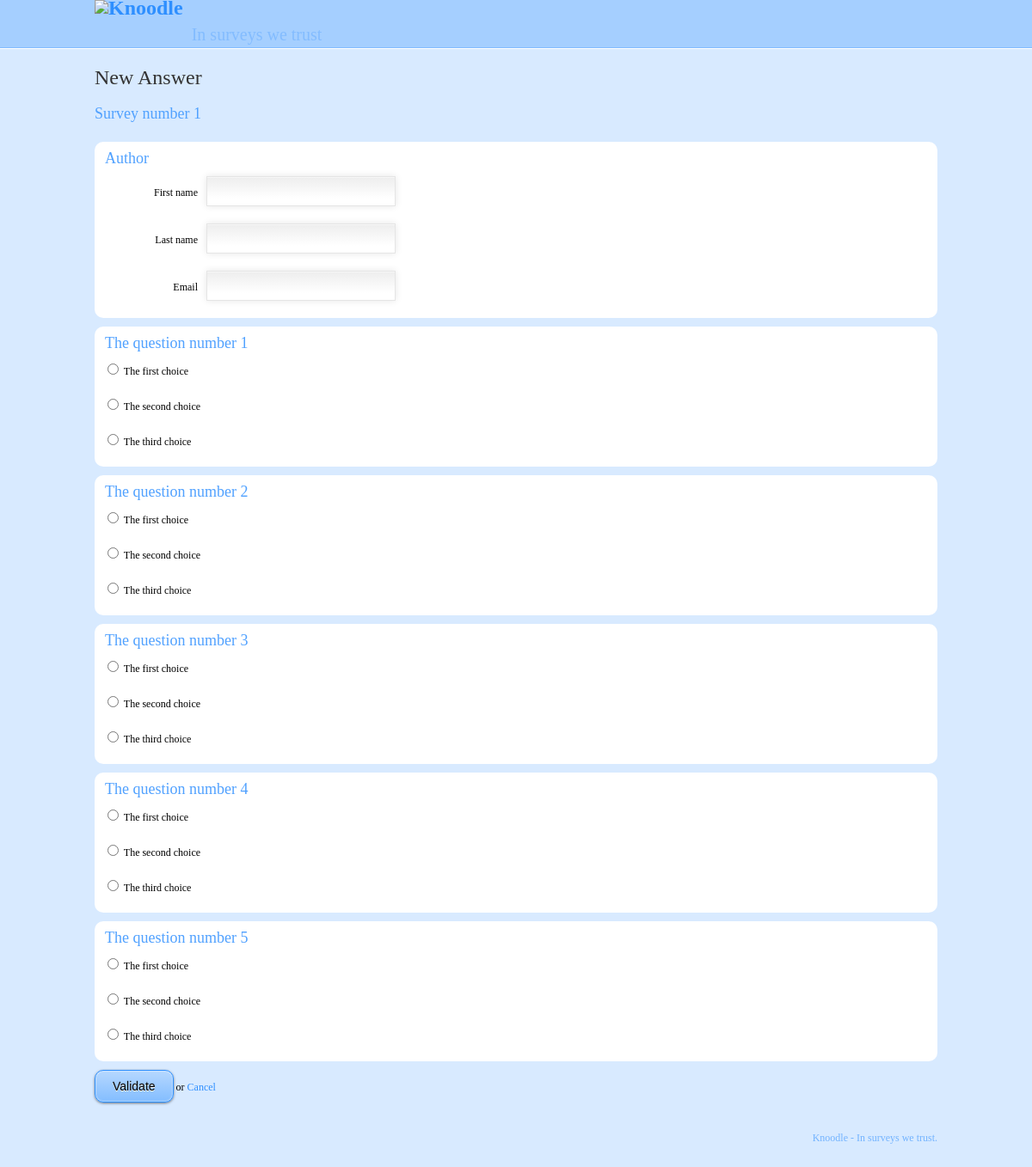
Page /answer.php?id=1 on the committed database.
### tables this page shows
CREATE TABLE survey (id INTEGER  PRIMARY KEY NOT NULL, name TEXT NOT NULL, author_first_name TEXT NOT NULL, author_last_name TEXT NOT NULL, author_email TEXT NOT NULL, created_at DATETIME NOT NULL);

CREATE TABLE question (id INTEGER PRIMARY KEY NOT NULL, survey_id INTEGER DEFAULT NULL, sentence TEXT NOT NULL, first_choice TEXT NOT NULL, second_choice TEXT NOT NULL, third_choice TEXT NOT NULL);

### answer.php (the view, shortened to what this page needs)
<?php
include 'header.php';
$survey = $pdo->query('SELECT * FROM survey WHERE id = ' . $_GET['id'])->fetch();
$questions = $pdo->query('SELECT * FROM question WHERE survey_id = ' . $_GET['id'])->fetchAll();
?>
<div id="answer-new">
    <h3>New Answer</h3>
    <h4><?php echo $survey['name'] ?></h4>
    <form action="" method="post">
        <fieldset class="author">
            <legend><h4>Author</h4></legend>
            <div class="question">
                <input type="text" name="author_first_name" />
                <label for="author_first_name">First name</label>
            </div>
            <div class="question">
                <input type="text" name="author_last_name" />
                <label for="author_last_name">Last name</label>
            </div>
            <div class="question">
                <input type="text" name="author_email" />
                <label for="author_email">Email</label>
            </div>
        </fieldset>
        <?php foreach ($questions as $question): ?>
        <fieldset>
            <legend><h4><?php echo $question['sentence'] ?></h4></legend>
            <div class="question">
                <input type="radio" id="question_<?php echo $question['id'] ?>_first_choice" name="question_<?php echo $question['id'] ?>" value="1">
                <label for="question_<?php echo $question['id'] ?>_first_choice"><?php echo $question['first_choice'] ?></label>
            </div>
            <div class="question">
                <input type="radio" id="question_<?php echo $question['id'] ?>_second_choice" name="question_<?php echo $question['id'] ?>" value="2">
                <label for="question_<?php echo $question['id'] ?>_second_choice"><?php echo $question['second_choice'] ?></label>
            </div>
            <div class="question">
                <input type="radio" id="question_<?php echo $question['id'] ?>_third_choice" name="question_<?php echo $question['id'] ?>" value="3">
                <label for="question_<?php echo $question['id'] ?>_third_choice"><?php echo $question['third_choice'] ?></label>
            </div>
        </fieldset>
        <?php endforeach ?>
        <button type="submit" class="button">Validate</button>
        or
        <a href="survey.php?id=<?php echo $_GET['id'] ?>">Cancel</a>
    </form>
</div>
<?php
include 'footer.php';
?>

### css/style.css (style rules this page uses)
body { margin: 0; background: #d8eaff; font: 12px/1.5em Verdana; }
a { color: #2e8fff; text-decoration: none; }
form div { padding: 10px 0; }
input[type=text], input[type=email], input[type=password], textarea { padding: 9px; border: solid 1px #E5E5E5; outline: 0; font: normal 13px/100% Verdana, Tahoma, sans-serif; width: 200px; background: #FFFFFF url(../form-bg.png) left top repeat-x; background: -webkit-gradient(linear, left top, left 25, from(#FFFFFF), color-stop(4%, #EEEEEE), to(#FFFFFF)); background: -moz-linear-gradient(top, #FFFFFF, #EEEEEE 1px, #FFFFFF 25px); box-shadow: rgba(0,0,0, 0.1) 0px 0px 8px; -moz-box-shadow: rgba(0,0,0, 0.1) 0px 0px 8px; -webkit-box-shadow: rgba(0,0,0, 0.1) 0px 0px 8px; }
.button { font-family: Arial, Helvetica, sans-serif; font-size: 14px; color: #050505; padding: 10px 20px; background: -moz-linear-gradient( top, #b6d8ff 0%, #83bdff); background: -webkit-gradient( linear, left top, left bottom, from(#b6d8ff), to(#83bdff)); border-radius: 10px; -moz-border-radius: 10px; -webkit-border-radius: 10px; border: 1px solid #2e90ff; -moz-box-shadow: 0px 1px 3px rgba(000,000,000,0.5), inset 0px 0px 2px rgba(255,255,255,1); -webkit-box-shadow: 0px 1px 3px rgba(000,000,000,0.5), inset 0px 0px 2px rgba(255,255,255,1); text-shadow: 0px -1px 0px rgba(000,000,000,0.2), 0px 1px 0px rgba(255,255,255,1); }
#content h3 { font-size: 24px; color: #333; font-weight: normal; }
#content h4 { font-size: 18px; color: #50a1ff; font-weight: normal; }
#answer-new fieldset { position: relative; margin: 10px 0; border: none; background: #fff; padding: 30px 10px 10px 10px; border-radius: 10px; -moz-border-radius: 10px; -webkit-border-radius: 10px; }
#answer-new legend h4 { position: absolute; margin: 10px 0; }
#answer-new .author label { float: left; display:block; width: 100px; padding: 10px; text-align: right; }

### rows in the picture
survey: name "Survey number 1"
question: sentence "The question number 1", first_choice "The first choice", second_choice "The second choice", third_choice "The third choice"
question: sentence "The question number 2", first_choice "The first choice", second_choice "The second choice", third_choice "The third choice"
question: sentence "The question number 3", first_choice "The first choice", second_choice "The second choice", third_choice "The third choice"
question: sentence "The question number 4", first_choice "The first choice", second_choice "The second choice", third_choice "The third choice"
question: sentence "The question number 5", first_choice "The first choice", second_choice "The second choice", third_choice "The third choice"
